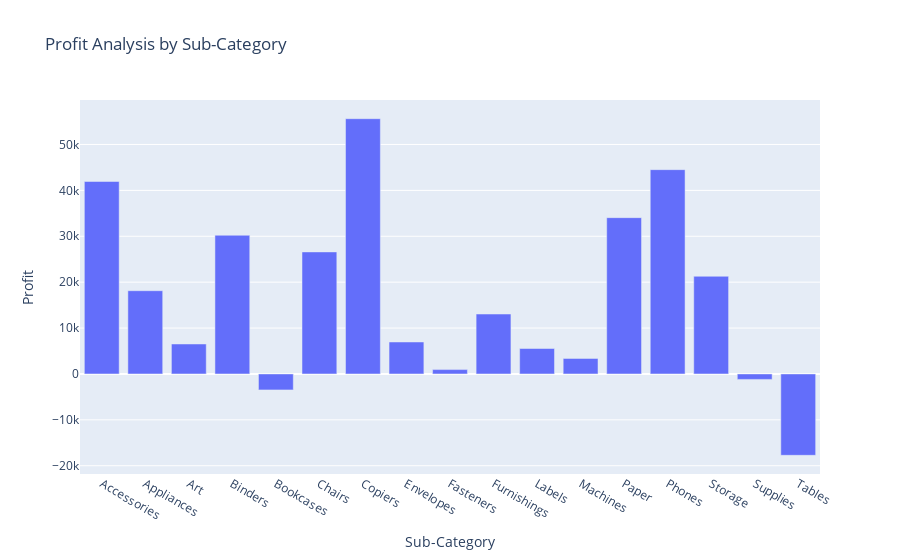

The cell this chart's notebook holds for it:
### Code cell
profit_by_subcategory = data.groupby('Sub-Category')['Profit'].sum().reset_index()
fig = px.bar(profit_by_subcategory, x='Sub-Category', 
             y='Profit', 
             title='Profit Analysis by Sub-Category')
fig.show()

### Figure 1 — Plotly figure (JSON) as saved in the notebook; plotly's stock layout.template omitted (floating-point values rounded to 4 significant figures)
{"data": [{"alignmentgroup": "True", "hovertemplate": "Sub-Category=%{x}<br>Profit=%{y}<extra></extra>", "legendgroup": "", "marker": {"color": "#636efa", "pattern": {"shape": ""}}, "name": "", "offsetgroup": "", "orientation": "v", "showlegend": false, "textposition": "auto", "type": "bar", "x": ["Accessories", "Appliances", "Art", "Binders", "Bookcases", "Chairs", "Copiers", "Envelopes", "Fasteners", "Furnishings", "Labels", "Machines", "Paper", "Phones", "Storage", "Supplies", "Tables"], "xaxis": "x", "y": [41940.0, 18140.0, 6528.0, 30220.0, -3473.0, 26590.0, 55620.0, 6964.0, 949.5, 13060.0, 5546.0, 3385.0, 34050.0, 44520.0, 21280.0, -1189.0, -17730.0], "yaxis": "y"}], "layout": {"barmode": "relative", "legend": {"tracegroupgap": 0}, "title": {"text": "Profit Analysis by Sub-Category"}, "xaxis": {"anchor": "y", "domain": [0, 1], "title": {"text": "Sub-Category"}}, "yaxis": {"anchor": "x", "domain": [0, 1], "title": {"text": "Profit"}}}}
